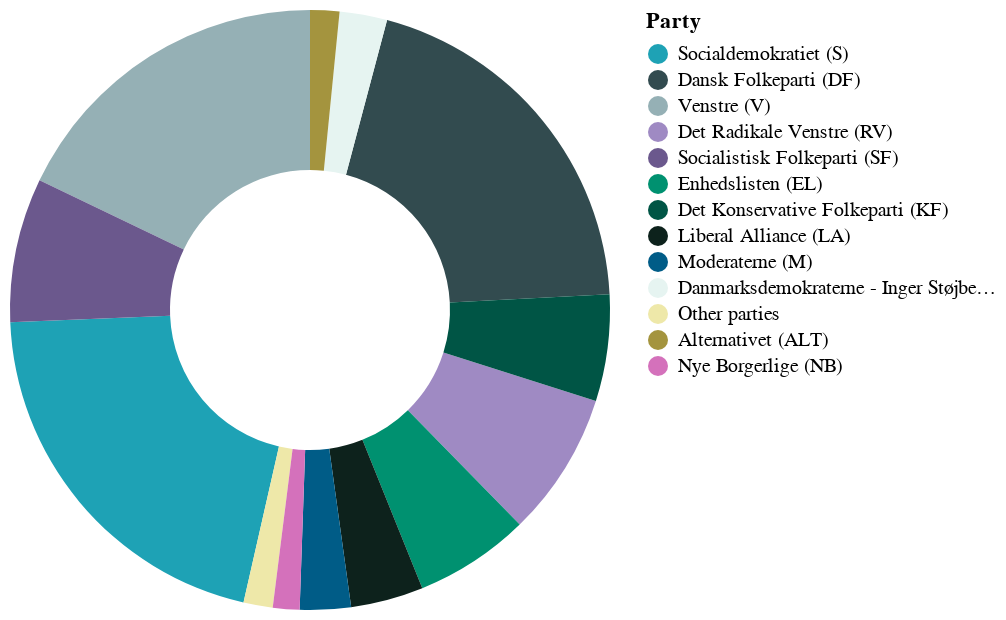

Here is the notebook cell this chart was saved with:
### Code cell
# Renaming columns for chart
col_names = {"PartiGruppe": "Party", "AndelParti": "Share in the debate"}
chart_data_en = chart_data.rename(columns=col_names)

# Replacing certain values
vals_replace = {"Andre partier":"Other parties"}
chart_data_en["Party"] = chart_data_en["Party"].replace(vals_replace)

# Defining custom sort order
sort_order = chart_data_en["Party"].tolist()

# Creating a chart in English
chart = (
    alt.Chart(chart_data_en, width="container")
    .mark_arc(innerRadius=70)
    .encode(
        theta=alt.Theta("Share in the debate:Q"),
        color=alt.Color(
            "Party:N", sort=sort_order, scale=alt.Scale(range=my_custom_palette)
        ),
        tooltip=[
            alt.Tooltip("Party:N"),
            alt.Tooltip("Share in the debate:Q", format=".1%"),
        ],
    )
)
chart.save(".charts/html/figure_04_en.html")
chart

### Figure 1 — Vega-Lite specification as saved in the notebook (floating-point values rounded to 4 significant figures)
{"config": {"view": {"continuousWidth": 300, "continuousHeight": 300}}, "data": {"name": "data-4eb2049307c3cbcd173369b18621053b"}, "mark": {"type": "arc", "innerRadius": 70}, "encoding": {"color": {"field": "Party", "scale": {"range": ["#1ea2b5", "#324b4f", "#95b0b5", "#9f8ac3", "#6b588d", "#009170", "#005545", "#0d221c", "#005c87", "#e6f4f1", "#eee8a9", "#a4943e", "#d471bb", "#27c0bf", "#55ddbe", "#8df8b7", "#de6f9f", "#70a153", "#885534"]}, "sort": ["Socialdemokratiet (S)", "Dansk Folkeparti (DF)", "Venstre (V)", "Det Radikale Venstre (RV)", "Socialistisk Folkeparti (SF)", "Enhedslisten (EL)", "Det Konservative Folkeparti (KF)", "Liberal Alliance (LA)", "Moderaterne (M)", "Danmarksdemokraterne - Inger Støjberg (DD)", "Other parties", "Alternativet (ALT)", "Nye Borgerlige (NB)"], "type": "nominal"}, "theta": {"field": "Share in the debate", "type": "quantitative"}, "tooltip": [{"field": "Party", "type": "nominal"}, {"field": "Share in the debate", "format": ".1%", "type": "quantitative"}]}, "width": "container", "$schema": "https://vega.github.io/schema/vega-lite/v6.1.0.json", "datasets": {"data-4eb2049307c3cbcd173369b18621053b": [{"Party": "Socialdemokratiet (S)", "Share in the debate": 0.2079}, {"Party": "Dansk Folkeparti (DF)", "Share in the debate": 0.2003}, {"Party": "Venstre (V)", "Share in the debate": 0.1788}, {"Party": "Det Radikale Venstre (RV)", "Share in the debate": 0.07784}, {"Party": "Socialistisk Folkeparti (SF)", "Share in the debate": 0.07771}, {"Party": "Enhedslisten (EL)", "Share in the debate": 0.06211}, {"Party": "Det Konservative Folkeparti (KF)", "Share in the debate": 0.05737}, {"Party": "Liberal Alliance (LA)", "Share in the debate": 0.03913}, {"Party": "Moderaterne (M)", "Share in the debate": 0.02743}, {"Party": "Danmarksdemokraterne - Inger Støjberg (DD)", "Share in the debate": 0.02562}, {"Party": "Other parties", "Share in the debate": 0.01574}, {"Party": "Alternativet (ALT)", "Share in the debate": 0.01574}, {"Party": "Nye Borgerlige (NB)", "Share in the debate": 0.01434}]}}
